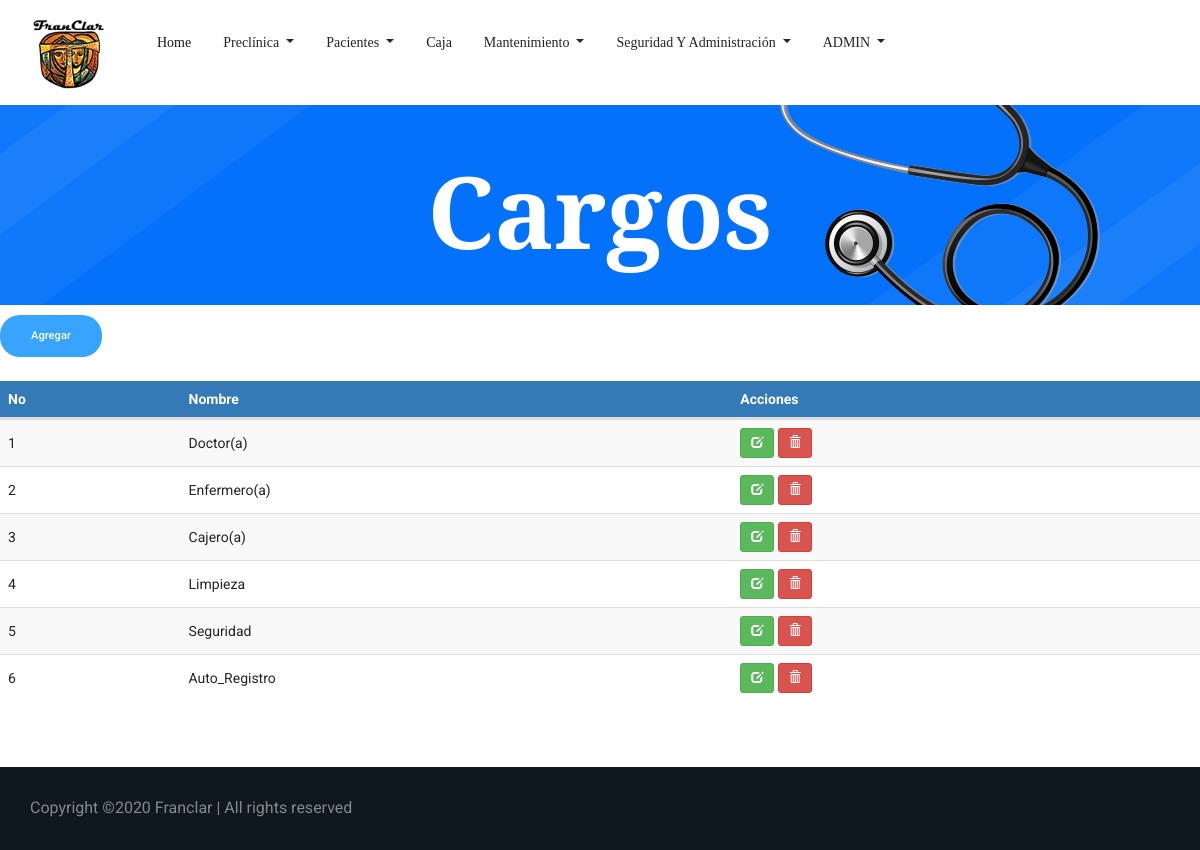
The page /Cargos.php (signed in) on the database its author committed.
### tables this page shows
CREATE TABLE `tbl_cargo` (
  `ID_Cargo` int(3) NOT NULL,
  `nomb_cargo` varchar(30) NOT NULL
);

### Cargos.php (the view, shortened to what this page needs)
<!doctype html>
<html lang="es">
<?php
include 'head.php'
?>
<body>
    <?php
    include 'header.php';
    ?>
    <section class="breadcrumb_part breadcrumb_bg">
        <div class="container">
            <div class="row">
                <div class="col-lg-12">
                    <div class="breadcrumb_iner">
                        <div class="breadcrumb_iner_item">
                            <h2>Cargos</h2>
                        </div>
                    </div>
                </div>
            </div>
        </div>
    </section>
	 <?php
	  $rolUsuario=$_SESSION['ID_Rol'];
	 $sql=("SELECT * FROM tbl_permisos WHERE id_objeto=10 AND id_rol=$rolUsuario");
		$query=mysqli_query($con,$sql);
		if(mysqli_num_rows($query)>0){
			$row = mysqli_fetch_assoc($query);
			$permiso= $row['permiso_insertar'];
			$permiso_eliminar= $row['permiso_eliminar'];
			$permiso_actualizar=$row['permiso_actualizar'];
		}if ($permiso==0){
		 echo '<div class="alert alert-danger alert-dismissable"><button type="button" class="close" data-dismiss="alert" aria-hidden="true">&times;</button>"usuario no tiene permisos para agregar nuevo"</div>';
		}else{?>
		<form class="form-inline my-2 my-lg-0 float-left">
			<a href="agregarcargo.php" class="genric-btn info circle">Agregar</a>
		</form>
	   <br>
		<br>
		<br>
		<?php } ?>
		<div class="table-responsive">
			<table id="datatableUsuarios" class="table table-striped table-hover">
			<thead>
				<tr>
                    <th>No</th>
					<th>Nombre</th>
					<th>Acciones</th>
				</tr>
				</thead>
                <tbody>
				<?php
				$sql = mysqli_query($con, "SELECT * FROM tbl_cargo");
				if(mysqli_num_rows($sql) == 0){
					echo '<tr><td colspan="8">No hay datos.</td></tr>';
				}else{
					while($row = mysqli_fetch_assoc($sql)){
						($permiso_eliminar==1)?$boton='<a href="cargo.php?aksi=delete&nik='.$row['ID_Cargo'].'" title="Eliminar" onclick="return confirm(\'¿Está seguro de borrar los datos del cargo '.$row['nomb_cargo'].'?\')" class="btn btn-danger btn-sm"><span class="glyphicon glyphicon-trash" aria-hidden="true"></span></a>':$boton='<a  title="Eliminar"  onClick="permiso()" class="btn btn-warning btn-sm"><span class="glyphicon glyphicon-trash" aria-hidden="true"></span></a>';
						($permiso_actualizar==1)?$boton2='<a href="EditarCargo.php?nik='.$row['ID_Cargo'].'" title="Editar datos" class="btn btn-success btn-sm"><span class="glyphicon glyphicon-edit" aria-hidden="true"></span></a>':$boton2='<a  title="Editar datos" onClick="permiso()" class="btn btn-warning btn-sm"><span class="glyphicon glyphicon-edit" aria-hidden="true"></span></a>';
						echo '
						<tr>
                            <td>'.$row['ID_Cargo'].'</td>
                            <td>'.$row['nomb_cargo'].'</td>
							<td>'.$boton2.' '.$boton.'</td>
						</tr>
						';
					}
				}
				?>
				 </tbody>
			</table>
		 </div>
            <br>
            <br>
            <br>
    <?php
        include 'Copyright.php'
    ?>
</body>
</html>

### css/main.css (style rules this page uses)
table th { background-color: #337ab7 !important; color: white; }
table>tbody>tr>td { vertical-align: middle !important; }

### rows shown on the page
tbl_cargo: ID_Cargo "1", nomb_cargo "Doctor(a)"
tbl_cargo: ID_Cargo "2", nomb_cargo "Enfermero(a)"
tbl_cargo: ID_Cargo "3", nomb_cargo "Cajero(a)"
tbl_cargo: ID_Cargo "4", nomb_cargo "Limpieza"
tbl_cargo: ID_Cargo "5", nomb_cargo "Seguridad"
tbl_cargo: ID_Cargo "6", nomb_cargo "Auto_Registro"

### other values the page prints
$usuario "ADMIN"
